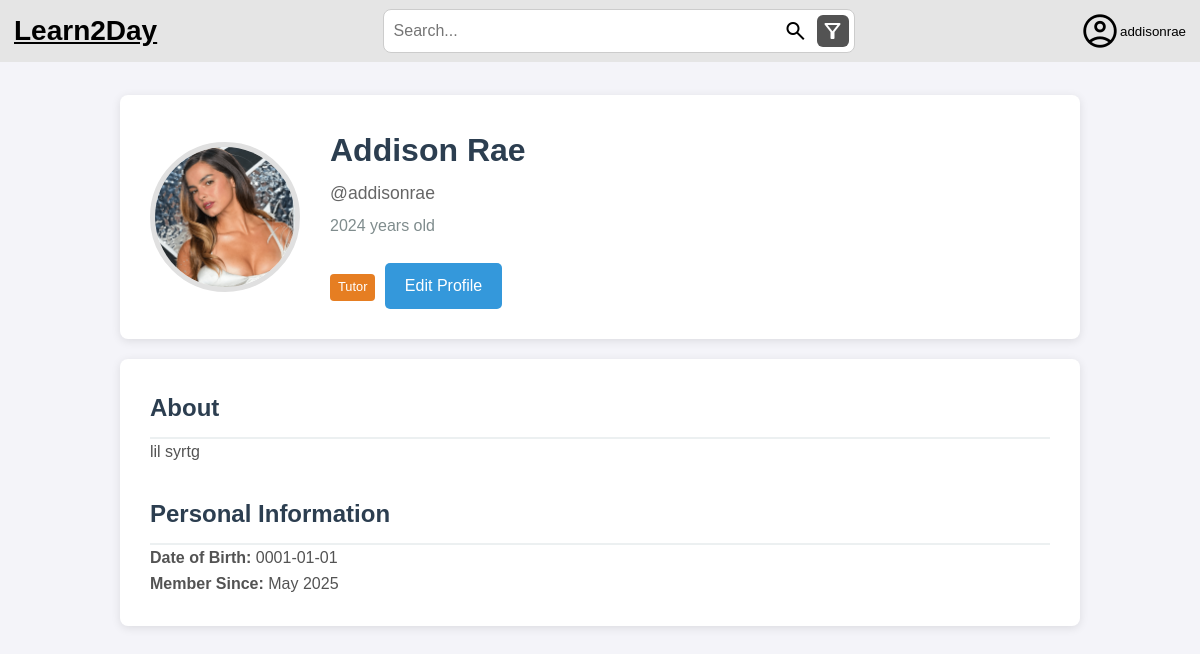
The app's page /profile.php (signed in) with its own data.
### tables this page shows
CREATE TABLE USERS(
    ID_USER INTEGER PRIMARY KEY AUTOINCREMENT,
    USERNAME VARCHAR(255) NOT NULL UNIQUE,
    PASSWORD VARCHAR(255) NOT NULL,
    EMAIL VARCHAR(255) NOT NULL UNIQUE,
    TYPE VARCHAR(255) NOT NULL CHECK (TYPE IN ('STUDENT', 'TUTOR', 'ADMIN'))
);

CREATE TABLE TUTOR(
    ID_TUTOR VARCHAR(255) NOT NULL,
    NAME VARCHAR(255) NOT NULL,
    DATE_OF_BIRTH DATE NOT NULL,
    PROFILE_IMAGE VARCHAR(255) NOT NULL,
    DESCRIPTION TEXT,
    SCHOOL_INSTITUTION VARCHAR(255) NOT NULL,
    PRIMARY KEY (ID_TUTOR),
    FOREIGN KEY (ID_TUTOR) REFERENCES USERS(USERNAME) ON DELETE CASCADE
    FOREIGN KEY (SCHOOL_INSTITUTION) REFERENCES SCHOOL_INSTITUTION(NAME) ON DELETE CASCADE
);

### src/includes/session.php (called while the page is built, shortened)
<?php
require_once __DIR__ . '/../database/userclass.php';
class Session {
    private static ?Session $instance = null;
    public static function getInstance(): Session {
        if (self::$instance == null) {
            self::$instance = new Session();
        }
        return self::$instance;
    }
    public function getUser(): ?User {
        return isset($_SESSION["user"]) ? $_SESSION["user"] : null;
    }
    public function isLoggedIn(): bool {
        return isset($_SESSION["user"]);
    }
    public function getUserId(): ?int {
        return $this->isLoggedIn() ? $_SESSION["user"]->id : null;
    }
}
?>

### src/database/userclass.php (called while the page is built, shortened)
<?php
class User {
    public function __construct(int $id, string $username, string $email, string $type) {
        $this->username = $username;
        $this->type = $type;
    }
    public static function get_user_by_id(int $id): ?User {
        $db = Database::getInstance();
        $stmt = $db->prepare('SELECT * FROM USERS WHERE ID_USER = ?');
        $stmt->execute([$id]);
        if ($row = $stmt->fetch()) {
            return new User(
                (int)$row['ID_USER'],
                $row['USERNAME'],
                $row['EMAIL'],
                $row['TYPE']
            );
        }
        return null;
    }
}
?>

### src/database/tutorclass.php (called while the page is built, shortened)
<?php
require_once __DIR__ . '/userclass.php';
class Tutor {
    public function __construct(
        int $id,
        string $name,
        string $date_of_birth,
        string $profile_image,
        ?string $description,
        string $school_institution
    ) {
        $this->name = $name;
        $this->date_of_birth = $date_of_birth;
        $this->profile_image = $profile_image;
        $this->description = $description;
    }
    public static function getById(int $id): ?Tutor {
        $user = User::get_user_by_id($id);
        $db = Database::getInstance();
        $stmt = $db->prepare('SELECT * FROM TUTOR WHERE ID_TUTOR = ?');
        $stmt->execute([$user->username]);
        if ($row = $stmt->fetch()) {
            return new Tutor(
                $id,
                $row['NAME'],
                $row['DATE_OF_BIRTH'],
                $row['PROFILE_IMAGE'],
                $row['DESCRIPTION'],
                $row['SCHOOL_INSTITUTION']
            );
        }
        return null;
    }
}
?>

### src/profile.php (the view, shortened to what this page needs)
<?php
require_once __DIR__ . '/includes/session.php';
require_once __DIR__ . '/database/tutorclass.php';
require_once __DIR__ . '/database/userclass.php';
$session = Session::getInstance();
$profile_id = $_GET['id'] ?? $session->getUserId();
$user = User::get_user_by_id((int)$profile_id);
$profile = null;
$profile_type = '';
if ($user->type === 'STUDENT') {
    $profile = Student::getById((int)$profile_id);
    $profile_type = 'Student';
} elseif ($user->type === 'TUTOR') {
    $profile = Tutor::getById((int)$profile_id);
    $profile_type = 'Tutor';
}
$age = null;
if (!empty($profile->date_of_birth)) {
    $dob = new DateTime($profile->date_of_birth);
    $now = new DateTime();
    $age = $dob->diff($now)->y;
}
?>
<!DOCTYPE html>
<html lang="en">
<head>
    <link rel="stylesheet" href="styles/profile.css">
    <link rel="stylesheet" href="styles/index.css">
</head>
<header class="header">
        <div class="site-name">
            <a href="/" class="main-page">Learn2Day</a>
        </div>
        <div class="search-bar">
            <input type="text" placeholder="Search..." />
            <button class="search-button">
                <span class="material-symbols-outlined">search</span>
            </button>
            <button class="filter-button">
                <span class="material-symbols-outlined">filter_alt</span>
            </button>
        </div>
        <div class="access-profile">
            <?php if ($session->isLoggedIn()): ?>
                <?php $current_user = $session->getUser(); ?>
                <button id="profile-button">
                    <span class="material-symbols-outlined">account_circle</span>
                    <?= htmlspecialchars($current_user->username) ?>
                </button>
            <?php endif; ?>
        </div>
    </header>
<body>
    <div class="container">
        <div class="profile-header">
            <img src="/uploads/profiles/<?= htmlspecialchars($profile->profile_image) ?>"
                 alt="Profile Picture"
                 class="profile-picture"
                 onerror="this.src='/uploads/profiles/default.png'">
            <div class="profile-info">
                <h1><?= htmlspecialchars($profile->name) ?></h1>
                <p class="username">@<?= htmlspecialchars($user->username) ?></p>
                <?php if ($age): ?>
                    <p><?= $age ?> years old</p>
                <?php endif; ?>
                <span class="badge <?= $profile_type === 'Tutor' ? 'tutor-badge' : '' ?>">
                    <?= htmlspecialchars($profile_type) ?>
                </span>
                <?php if ($session->getUserId() === (int)$profile_id): ?>
                    <a href="/edit_profile.php" class="edit-profile-btn">Edit Profile</a>
                <?php endif; ?>
            </div>
        </div>
        <div class="profile-details">
            <div class="about-section">
                <h2 class="section-title">About</h2>
                <p><?= !empty($profile->description) ? nl2br(htmlspecialchars($profile->description)) : 'No description provided.' ?></p>
            </div>
            <div class="personal-info">
                <h2 class="section-title">Personal Information</h2>
                <p><strong>Date of Birth:</strong> <?= htmlspecialchars($profile->date_of_birth) ?></p>
                <p><strong>Member Since:</strong> <?= date('F Y', strtotime($user->created_at ?? 'now')) ?></p>
            </div>
        </div>
    </div>
</body>
</html>

### src/styles/profile.css (style rules this page uses)
body { font-family: 'Segoe UI', Tahoma, Geneva, Verdana, sans-serif; line-height: 1.6; margin: 0; padding: 0; background-color: #f5f5f5; color: #333; }
.container { max-width: 1000px; margin: 0 auto; padding: 20px; }
.profile-header { display: flex; align-items: center; background-color: white; border-radius: 8px; box-shadow: 0 2px 10px rgba(0,0,0,0.1); padding: 30px; margin-bottom: 20px; }
.profile-picture { width: 150px; height: 150px; border-radius: 50%; object-fit: cover; border: 5px solid #e0e0e0; margin-right: 30px; }
.profile-info h1 { margin: 0; color: #2c3e50; }
.profile-info p { margin: 5px 0; color: #7f8c8d; }
.badge { display: inline-block; background-color: #3498db; color: white; padding: 3px 8px; border-radius: 4px; font-size: 0.8em; margin-right: 5px; }
.tutor-badge { background-color: #e67e22; }
.profile-details { background-color: white; border-radius: 8px; box-shadow: 0 2px 10px rgba(0,0,0,0.1); padding: 30px; }
.section-title { color: #2c3e50; border-bottom: 2px solid #ecf0f1; padding-bottom: 10px; margin-top: 0; }
.about-section { margin-bottom: 30px; }
.edit-profile-btn { background-color: #3498db; color: white; border: none; padding: 10px 20px; border-radius: 5px; cursor: pointer; font-size: 1em; margin-top: 20px; text-decoration: none; display: inline-block; }
.profile-info .username { color: #666; font-size: 1.1rem; margin: 0.2rem 0; font-weight: normal; }

### src/styles/index.css (style rules this page uses)
* { margin: 0; padding: 0; box-sizing: border-box; }
header { background-color: #E5E5E5; display: flex; align-items: center; padding: 7px 10px; justify-content: space-between; position: fixed; top: 0; left: 0; right: 0; z-index: 1000; }
header button { cursor: pointer; }
.main-page { color: black; background: none; border: none; font-size: 28px; font-weight: bold; padding: 4px; }
.search-bar { display: flex; align-items: center; gap: 5px; background-color: white; padding: 5px; border: 1px solid #ccc; border-radius: 8px; width: 40%; }
.search-bar input { border: none; outline: none; font-size: 16px; width: 100%; padding: 5px; }
.search-button, .filter-button, .profile-button { background: none; border: none; display: flex; align-items: center; justify-content: center; padding: 4px; }
.filter-button { background: #535353; border: none; border-radius: 6px; }
.filter-button .material-symbols-outlined { color: white; }
#profile-button { background: none; border: none; cursor: pointer; display: flex; align-items: center; justify-content: center; padding: 4px; }
#profile-button .material-symbols-outlined { font-size: 40px; color: black; }
.material-symbols-outlined { font-size: 28px; color: #000000; }
body { font-family: Arial, sans-serif; line-height: 1.6; color: #535353; background-color: #f4f4f9; padding: 25px; padding-top: 75px; }
h1 { font-size: 2rem; color: #03254e; margin-bottom: 20px; }

### records on screen
users: USERNAME "addisonrae", TYPE "Tutor"
tutor: PROFILE_IMAGE (picture), NAME "Addison Rae", DATE_OF_BIRTH "2024", DESCRIPTION "lil syrtg", DATE_OF_BIRTH "0001-01-01"

### other values on screen
date('F Y', strtotime($user->created_at ?? 'now')) "May 2025"
